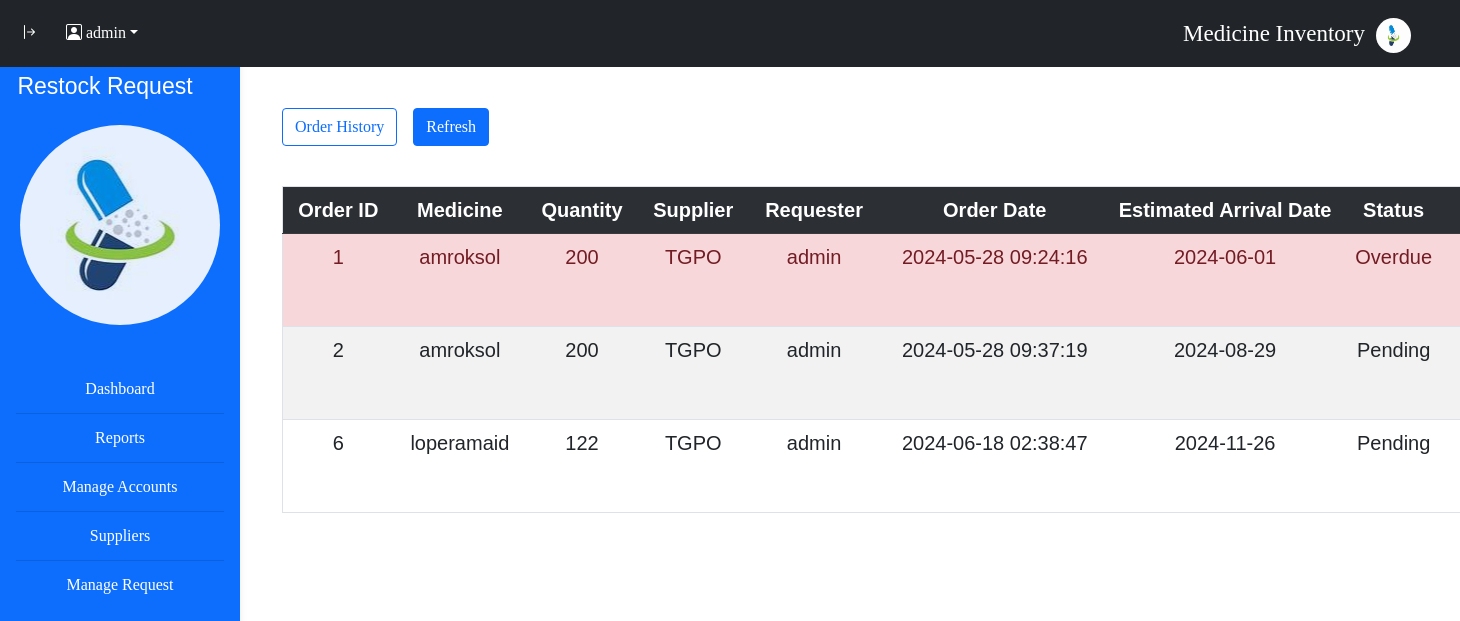
Screenshot of /php/recieving.php (signed in) with the database file from the repository.
### tables this page shows
CREATE TABLE `accounts` (
  `Acc_Id` int(11) NOT NULL,
  `Acc_username` varchar(50) NOT NULL,
  `Acc_password` varchar(50) NOT NULL,
  `Acc_email` varchar(50) NOT NULL,
  `Acc_date` date NOT NULL,
  `Acc_time` time NOT NULL,
  `Acc_status` varchar(50) NOT NULL
);

CREATE TABLE `orders` (
  `order_id` int(11) NOT NULL,
  `med_id` int(11) NOT NULL,
  `quantity` int(11) NOT NULL,
  `arrival_date` date NOT NULL,
  `sup_id` int(11) NOT NULL,
  `requester_id` int(11) NOT NULL,
  `order_date` timestamp NOT NULL DEFAULT current_timestamp(),
  `status` varchar(50) DEFAULT 'Pending',
  `archive` int(11) NOT NULL
);

CREATE TABLE `med_inventory` (
  `Med_Id` int(11) NOT NULL,
  `Med_name` varchar(50) NOT NULL,
  `category` varchar(255) NOT NULL,
  `type` varchar(50) NOT NULL,
  `Med_price` int(20) NOT NULL,
  `Med_Quantity` int(20) NOT NULL,
  `Med_status` varchar(15) NOT NULL,
  `Med_ExpDate` date NOT NULL,
  `sup_Id` int(10) NOT NULL,
  `archive` int(11) NOT NULL
);

CREATE TABLE `supplier` (
  `sup_Id` int(10) NOT NULL,
  `sup_Company` varchar(20) NOT NULL,
  `sup_Address` varchar(50) NOT NULL,
  `sup_Contact_no.` varchar(20) NOT NULL,
  `sup_email` varchar(50) NOT NULL,
  `archive` int(11) NOT NULL
);

### php/recieving.php (the view, shortened to what this page needs)
<?php
 $servername = "localhost";
    $username = "root";
    $password = "";
    $dbname = "medicine_inventory";
    $conn = new mysqli($servername, $username, $password, $dbname);
    $usId =  $_SESSION['user_id'];
    if($usId != false){
            $sql = "SELECT * FROM `accounts` WHERE Acc_id = $usId";
            $result = $conn->query($sql);
            if ($result->num_rows > 0) {
                $row = $result->fetch_assoc();
                $userN = $row['Acc_username'];
            }
    }else{
        echo "<script>alert('no data found');
        document.location.href = 'logout.php';
    </script>";
    }
?>
<!DOCTYPE html>
<html lang="en">
<head>
    <link rel="stylesheet" type="text/css" href="..//css/mainTable.css?v=2"/>
    <link rel="stylesheet" type="text/css" href="..//css/manage.css?v=2" />
    <link href="https://cdn.jsdelivr.net/npm/bootstrap@5.0.2/dist/css/bootstrap.min.css" rel="stylesheet">
    <link rel="stylesheet" href="https://cdn.jsdelivr.net/npm/bootstrap-icons@1.11.3/font/bootstrap-icons.min.css">
</head>
<body>
<body >
<div class="containers-lg-12">
<nav id="sidebar" class="sidebar d-lg-block sidebar sidebar bg-primary">
<p class ="text-white">Restock Request</p>
<br>
<div class="imager"></div>
<br>
  <div class="position-sticky">
    <div class="list-group list-group-flush mx-3 mt-4">
    <a  id="report" href="adminDash.php" class="list-group-item list-group-item-action py-2 ripple">
        Dashboard
      </a>
    <a href="report.php" class="list-group-item list-group-item-action py-2 ripple">
        Reports
      </a>
      <a  id="suplier" href="manageAcc.php" class="list-group-item list-group-item-action py-2 ripple">
        Manage Accounts
      </a>
      <a href="supplier.php" class="list-group-item list-group-item-action py-2 ripple">
        Suppliers
      </a>
      <a href="stockRequest.php" class="list-group-item list-group-item-action py-2 ripple">
        Manage Request
      </a>
    </div>
  </div>
</nav>
<div class="mt-3">*</div>
        <div class="container-fluid mt-5" id="contents">
  <nav class="navbar navbar-expand-lg navbar-dark bg-dark fixed-top p-2">
    <button onclick="sidebarShow()" type="button" id="sidebarCollapse" class="btn btn-dark">
    <i class="bi bi-arrow-bar-right"></i>
    </button>
    <div class="btn-group">
    <a class="nav-link dropdown-toggle" style="color: white" href="#" id="navbarDropdown" role="button" data-bs-toggle="dropdown"><i class="bi bi-person-square"></i><?php echo '   '.$userN?></a>
          </div>
    <div class="medIn">
    <p class ="text-white">Medicine Inventory</p>
    <div class="logoImg"><img class="logoImg" src="../image/meds.jpg" alt="" width="35px" height="35px"></div>
    </div>
  </nav>
  <div class="supAdd">
  <button class="btn btn-outline-primary me-3" id="fetchArch" onclick="fetchArchive(1,'order')">Order History</button>
  <button class="btn btn-primary" id="fetchNone" onclick="window.location.href = 'recieving.php'">Refresh</button>
  </div>
<?php
    $servername = "localhost";
    $username = "root";
    $password = "";
    $dbname = "medicine_inventory";
    $conn = new mysqli($servername, $username, $password, $dbname);
    ?>
    <div id="tableData">
    <table class="table text-start table-striped table-hover">
    <tr class="table-dark text-center">
        <th>Order ID</th>
        <th>Medicine</th>
        <th>Quantity</th>
        <th>Supplier</th>
        <th>Requester</th>
        <th>Order Date</th>
        <th>Estimated Arrival Date</th>
        <th>Status</th>
        <th>Actions</th>
    </tr>
    <?php
    $sql = "SELECT o.order_id, mi.Med_name, o.quantity, s.sup_Company, u.Acc_username, o.order_date, o.arrival_date, o.status
            FROM orders o
            JOIN med_inventory mi ON o.med_id = mi.Med_Id
            JOIN supplier s ON o.sup_id = s.sup_Id
            JOIN accounts u ON o.requester_id = u.Acc_id WHERE o.archive = 0";
    $result = $conn->query($sql);
    $currentDate = date('Y-m-d');
    if ($result->num_rows > 0) {
        while ($row = $result->fetch_assoc()) {
            $arrivalDate = $row['arrival_date'];
            if ($row['status'] == 'Pending' && $currentDate > $arrivalDate) {
                $row['status'] = 'Overdue';
            }
            $rowClass = ($row['status'] == 'Overdue') ? 'overdue' : '';
            echo '<tr class="' . $rowClass . ' text-center">';
            echo '<td>' . $row['order_id'] . '</td>';
            echo '<td>' . $row['Med_name'] . '</td>';
            echo '<td>' . $row['quantity'] . '</td>';
            echo '<td>' . $row['sup_Company'] . '</td>';
            echo '<td>' . $row['Acc_username'] . '</td>';
            echo '<td>' . $row['order_date'] . '</td>';
            echo '<td>' . $row['arrival_date'] . '</td>';
            echo '<td>' . $row['status'] . '</td>';
            echo '<td>';
            echo '</td>';
            echo '</tr>';
        }
    } else {
        echo '<tr><td colspan="9">No orders found</td></tr>';
    }
    ?>
</table>
    </div>
    </div>
    </div>
</body>
</html>

### css/mainTable.css (style rules this page uses)
* { font-family: 'Libre Baskerville', serif; }
body { font-family: Arial, sans-serif; background-color: #f4f4f4; margin: 20px; }
table { width: 100%; border-collapse: collapse; margin-top: 20px; border: solid 5px; }
table, th, td { border: 1px solid #ddd; font-family: 'Franklin Gothic Medium', 'Arial Narrow', Arial, sans-serif; font-size: 20px; }
th, td { padding: 12px; word-wrap: break-word; max-width: 200px; }
th { background-color: #4CAF50; color: white; }
.sidebar p { font-family: 'Franklin Gothic Medium', 'Arial Narrow', Arial, sans-serif !important; font-size: 23px; position: relative; top: 5px; margin-right: 30px; }
.sidebar { position: fixed; top: 0; bottom: 0; left: 0; margin-top: 50px; padding: 20px 0 0; box-shadow: 0 2px 5px 0 rgb(0 0 0 / 5%), 0 2px 10px 0 rgb(0 0 0 / 5%); width: 240px; z-index: 600; line-height: 1; text-align: center; }
.sidebar a { background-color: transparent; color: white; line-height: 2; }
#tableData { padding: 20px; }
#contents { margin-left: 250px; transition: all 0.3s; }
.imager { width: 200px; height: 200px; border-radius: 120px; background-position: center; opacity: 0.9; background-image: url(../image/meds.jpg); margin: 0 auto; }
.medIn { font-family: 'Franklin Gothic Medium', 'Arial Narrow', Arial, sans-serif !important; font-size: 23px; position: relative; top: 9px; margin-right: 30px; margin-left:auto; display: flex; justify-content: space-evenly; width: 250px; }
.logoImg { height: 35px; width: 35px; border-radius: 120px; }

### css/manage.css (style rules this page uses)
* { font-family: 'Libre Baskerville', serif; }
.supAdd { display: flex; align-items: center; padding: 20px 0px 0px 20px; }

### php/recieving.php (style rules this page uses)
.overdue { background-color: #f8d7da; color: #721c24; }

### rows the page displays
accounts: Acc_username "admin"
orders: order_id "1", med.Med_name "amroksol", quantity "200", sup.sup_Company "TGPO", requester.Acc_username "admin", order_date "2024-05-28 09:24:16", arrival_date "2024-06-01", status "Overdue"
orders: order_id "2", med.Med_name "amroksol", quantity "200", sup.sup_Company "TGPO", requester.Acc_username "admin", order_date "2024-05-28 09:37:19", arrival_date "2024-08-29", status "Pending"
orders: order_id "6", med.Med_name "loperamaid", quantity "122", sup.sup_Company "TGPO", requester.Acc_username "admin", order_date "2024-06-18 02:38:47", arrival_date "2024-11-26", status "Pending"
